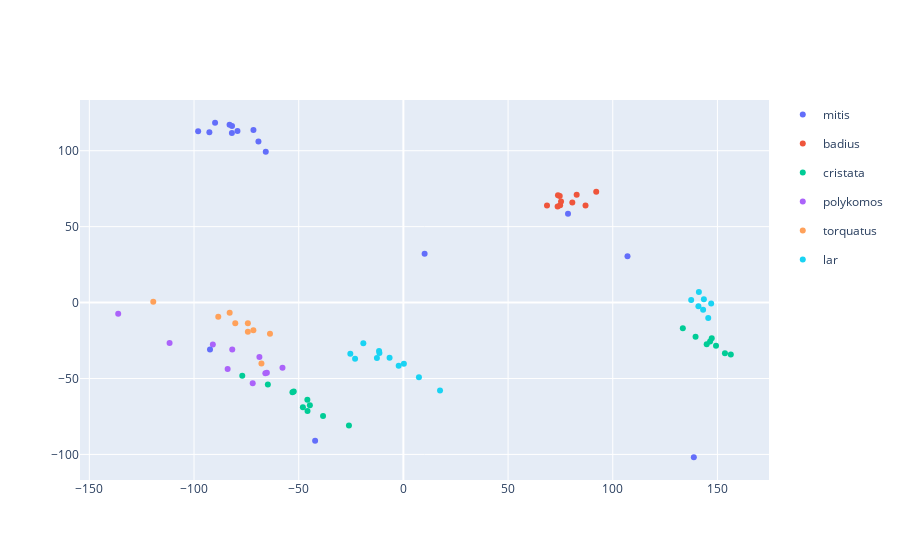

Notebook code cell kept with this figure:
### Code cell
#Import required module
from sklearn.cluster import KMeans
import plotly.graph_objects as go
#Initialize the class object
kmeans = KMeans(n_clusters= 6)
 
#predict the labels of clusters.
kmeans.fit(data2)
y_kmeans = kmeans.predict(data2)
centers = kmeans.cluster_centers_

centers2= []
for i in centers:
    centers2.append([i[0], i[1]])
print(centers2)

fig2 = px.scatter(centers2, x=0, y=1, range_color = [100, 500], size_max = 100)
fig3 = go.Figure(data=fig1.data + fig2.data)
fig3.show()

### Figure 1 — Plotly figure (JSON) as saved in the notebook; plotly's stock layout.template omitted (floating-point values rounded to 4 significant figures)
{"data": [{"hovertemplate": "color=mitis<br>0=%{x}<br>1=%{y}<extra></extra>", "legendgroup": "mitis", "marker": {"color": "#636efa", "symbol": "circle"}, "mode": "markers", "name": "mitis", "orientation": "v", "showlegend": true, "type": "scatter", "x": [-69.23, -65.74, -71.62, -79.25, -81.92, -89.95, -81.86, -92.67, -83.03, -98.04], "xaxis": "x", "y": [106.0, 99.36, 113.6, 113.0, 111.7, 118.4, 116.3, 112.2, 117.2, 112.8], "yaxis": "y"}, {"hovertemplate": "color=badius<br>0=%{x}<br>1=%{y}<extra></extra>", "legendgroup": "badius", "marker": {"color": "#EF553B", "symbol": "circle"}, "mode": "markers", "name": "badius", "orientation": "v", "showlegend": true, "type": "scatter", "x": [80.69, 73.66, 82.76, 74.87, 74.68, 92.1, 68.59, 73.84, 86.99, 75.3], "xaxis": "x", "y": [65.83, 63.2, 70.97, 64.02, 70.23, 72.99, 63.85, 70.72, 63.86, 66.53], "yaxis": "y"}, {"hovertemplate": "color=cristata<br>0=%{x}<br>1=%{y}<extra></extra>", "legendgroup": "cristata", "marker": {"color": "#00cc96", "symbol": "circle"}, "mode": "markers", "name": "cristata", "orientation": "v", "showlegend": true, "type": "scatter", "x": [-26.01, -38.38, -44.67, -48.0, -45.86, -45.79, -52.37, -64.74, -53.0, -76.96, 156.4, 153.6, 149.3, 144.9, 147.3, 146.5, 139.6, 133.5], "xaxis": "x", "y": [-80.97, -74.73, -67.66, -68.89, -63.99, -71.34, -58.6, -53.99, -59.09, -48.26, -34.18, -33.3, -28.41, -27.41, -23.46, -25.69, -22.48, -16.85], "yaxis": "y"}, {"hovertemplate": "color=polykomos<br>0=%{x}<br>1=%{y}<extra></extra>", "legendgroup": "polykomos", "marker": {"color": "#ab63fa", "symbol": "circle"}, "mode": "markers", "name": "polykomos", "orientation": "v", "showlegend": true, "type": "scatter", "x": [-57.75, -71.97, -65.21, -65.93, -68.77, -83.95, -81.75, -91.02, -111.7, -136.2], "xaxis": "x", "y": [-42.98, -53.06, -46.21, -46.59, -35.91, -43.81, -30.93, -27.61, -26.64, -7.367], "yaxis": "y"}, {"hovertemplate": "color=torquatus<br>0=%{x}<br>1=%{y}<extra></extra>", "legendgroup": "torquatus", "marker": {"color": "#FFA15A", "symbol": "circle"}, "mode": "markers", "name": "torquatus", "orientation": "v", "showlegend": true, "type": "scatter", "x": [-67.8, -63.73, -74.28, -88.42, -71.66, -119.5, -82.98, -74.29, -80.3], "xaxis": "x", "y": [-40.07, -20.58, -13.63, -9.332, -18.2, 0.6082, -6.732, -19.29, -13.59], "yaxis": "y"}, {"hovertemplate": "color=lar<br>0=%{x}<br>1=%{y}<extra></extra>", "legendgroup": "lar", "marker": {"color": "#19d3f3", "symbol": "circle"}, "mode": "markers", "name": "lar", "orientation": "v", "showlegend": true, "type": "scatter", "x": [17.5, 7.427, -12.65, 0.2323, -11.62, -2.248, -23.08, -11.45, -6.6, -25.35, -19.13, 145.6, 147.0, 143.5, 143.2, 140.9, 141.1, 137.5], "xaxis": "x", "y": [-57.89, -49.19, -36.57, -40.26, -31.93, -41.55, -36.95, -33.29, -36.33, -33.68, -26.84, -10.1, -0.5957, 2.198, -4.679, -2.467, 6.936, 1.669], "yaxis": "y"}, {"hovertemplate": "0=%{x}<br>1=%{y}<extra></extra>", "legendgroup": "", "marker": {"color": "#636efa", "symbol": "circle"}, "mode": "markers", "name": "", "orientation": "v", "showlegend": false, "type": "scatter", "x": [107.0, -92.38, 138.7, 10.14, -42.17, 78.62], "xaxis": "x", "y": [30.49, -30.86, -101.9, 32.13, -91.02, 58.42], "yaxis": "y"}], "layout": {}}
